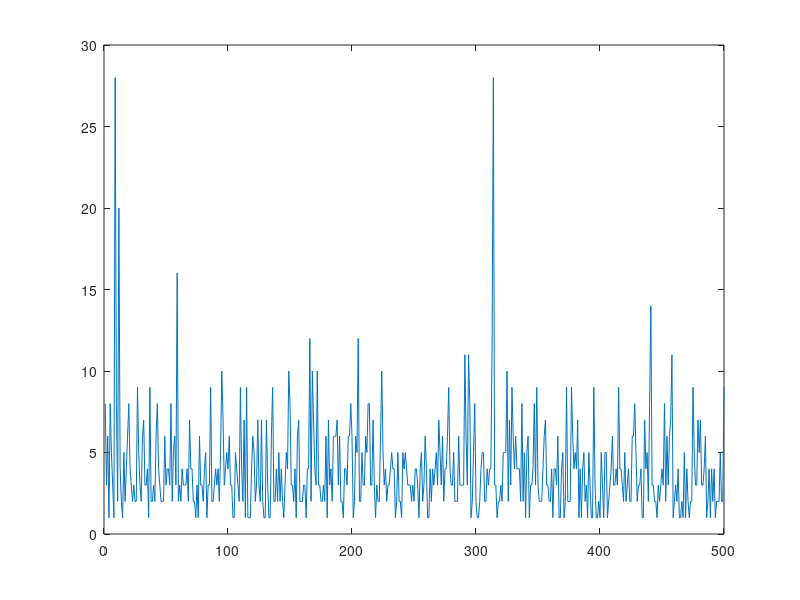

Write the MATLAB code that produced this figure. (Note: this script raises an error after producing the figure.)
clc
clear all
%Creating a SF network using preferential attachment

tic
%number of agents
n=500;
totalpossconnections=(n*(n-1))/2;

%number of connections desired is c(note n << c << totalpossconnections)
c=1000;

%strength of preference (typically, p >= 1)
p=2;

SF=zeros(n);
%SF=sparse(zeros(n));
%SF=false(n);
%SF=sparse(false(n));


for i=1:n
    
    diffn=0;
    while diffn==0
        x=randi(n);
        if x~=i
            SF(i,x)=1;
            SF(x,i)=1;
            diffn=1;
        end
    end
    
end


connectionsmade=n;
while connectionsmade<c
    
    degrees=sum(SF,2);
    degreesp=degrees.^p;
    
    probs=cumsum(degreesp)./sum(degreesp);
    
    nodechosen=1;
    xn=rand;
    for i=2:n
        if xn>probs(i-1) && xn<=probs(i)
            nodechosen=i;
            break
        end
    end
    
    x=randi(n);
    
    if SF(nodechosen,x)==0 && nodechosen~=x
        SF(nodechosen,x)=1;
        SF(x,nodechosen)=1;
        connectionsmade=connectionsmade+1;
    end
end

degrees=sum(SF,2);
figure(1)
plot(degrees);
figure(2)
histogram(degrees);
toc

[gclustering] = findclusteringcoeff(SF);
B=findshortestpaths(SF);

G=graph(SF);
figure(3)
plot(G);
figure(4)
spy(SF);
